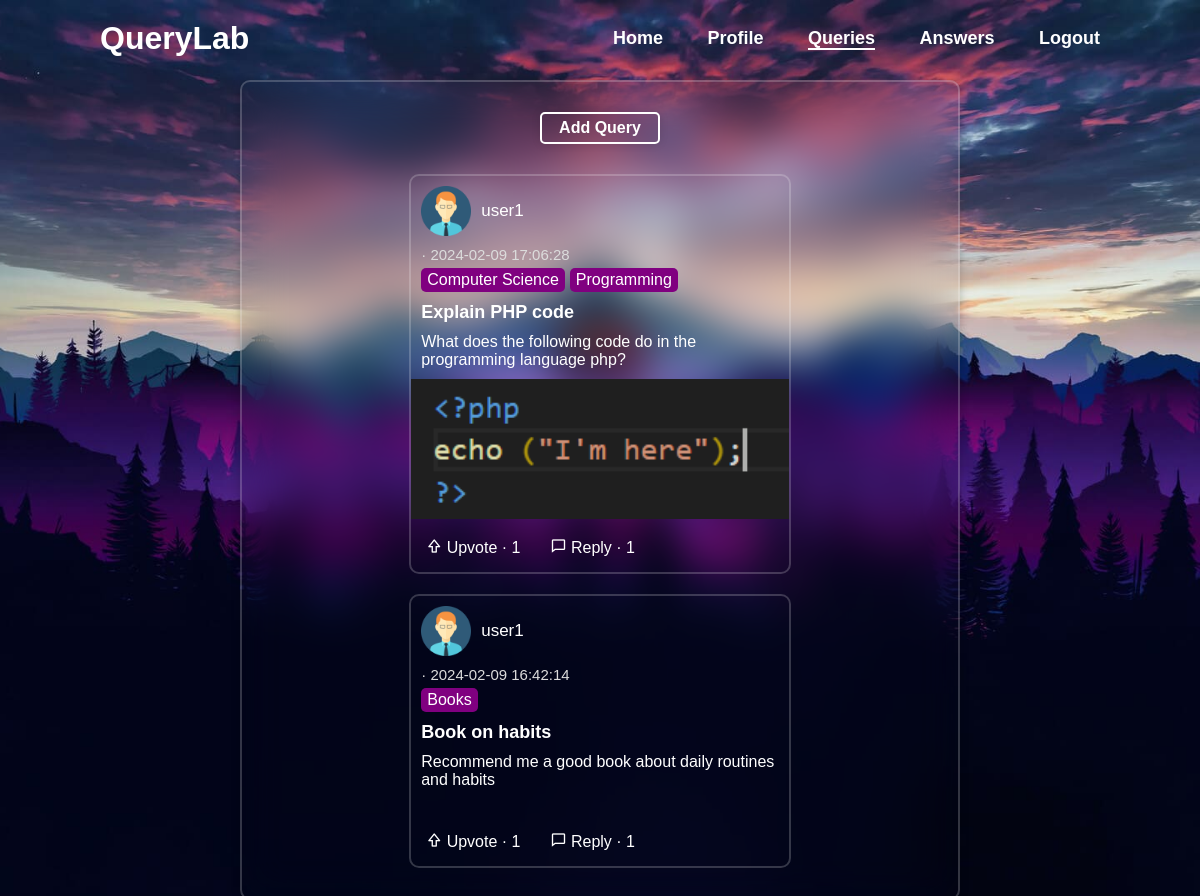
The app's page /public/queries/index (signed in) with its own data.
### tables this page shows
CREATE TABLE `post` (
  `id` int(11) NOT NULL,
  `title` varchar(256) NOT NULL,
  `text` text NOT NULL,
  `image` varchar(256) NOT NULL,
  `date` datetime NOT NULL DEFAULT current_timestamp(),
  `upvote_count` int(11) NOT NULL,
  `reply_count` int(11) NOT NULL,
  `user_id` int(11) NOT NULL
);

CREATE TABLE `tag` (
  `id` int(11) NOT NULL,
  `name` varchar(50) NOT NULL
);

### app/controllers/Queries.php (called while the page is built, shortened)
<?php
class Queries
{
	public function index()
	{
		$data = [];
		$user_id = $_SESSION['USER']->id;
		$post = new Post;
		$posts = $post->where(array('user_id' => $user_id));
		$up = new PostUpvote;
		$rows = [];
		foreach ($posts as $p) {
			$tags = $post->get_tags($p->id);
			$upvoted = $up->first(array('user_id' => $_SESSION['USER']->id, 'post_id' => $p->id));
			array_push($rows, array($p, $tags, $upvoted));
		}
		$data['rows'] = $rows;
		$this->view('queries', $data);
	}
}

### app/core/App.php (called while the page is built, shortened)
<?php
class App
{
	private $method 	= 'index';
	private function splitURL()
	{
		$URL = $_GET['url'] ?? 'home';
		$URL = explode("/", trim($URL,"/"));
		return $URL;
	}
	public function loadController()
	{
		$URL = $this->splitURL();
		$filename = "../app/controllers/".ucfirst($URL[0]).".php";
		if(file_exists($filename))
		{
			unset($URL[0]);
		}else{
			$filename = "../app/controllers/_404.php";
			require $filename;
			$this->controller = "_404";
		}
		$controller = new $this->controller;
		if(!empty($URL[1]))
		{
			if(method_exists($controller, $URL[1]))
			{
				$this->method = $URL[1];
				unset($URL[1]);
			}
		}
		call_user_func_array([$controller,$this->method], $URL);
	}
}

### public/index.php (called while the page is built, shortened)
<?php
$app = new App;
$app->loadController();

### app/core/Database.php (called while the page is built, shortened)
<?php
Trait Database
{
	private function connect()
	{
		$string = "mysql:hostname=".DBHOST.";dbname=".DBNAME;
		$con = new PDO($string,DBUSER,DBPASS);
		return $con;
	}
	public function query($query, $data = [])
	{
		$con = $this->connect();
		$stm = $con->prepare($query);
		$check = $stm->execute($data);
		if($check)
		{
			$result = $stm->fetchAll(PDO::FETCH_OBJ);
			if(is_array($result) && count($result))
			{
				return $result;
			}
		}
		return false;
	}
}

### app/core/Model.php (called while the page is built, shortened)
<?php
Trait Model
{
	protected $limit 		= 10;
	protected $offset 		= 0;
	protected $order_type 	= "desc";
	protected $order_column = "id";
	public function where($data, $data_not = [])
	{
		$keys = array_keys($data);
		$query = "select * from $this->table where ";
		foreach ($keys as $key) {
			$query .= $key . " = :". $key . " && ";
		}
		$query = trim($query," && ");
		$query .= " order by $this->order_column $this->order_type limit $this->limit offset $this->offset";
		$data = array_merge($data, $data_not);
		return $this->query($query, $data);
	}
}

### app/models/Post.php (called while the page is built, shortened)
<?php
class Post
{
    public function get_tags($post_id){
        $query = "SELECT tag.name FROM post INNER JOIN post_tag ON post.id = post_tag.post_id and post.id = $post_id INNER JOIN tag ON post_tag.tag_id = tag.id ORDER BY tag.name ASC";
        $result = $this->query($query);
        return $result;
    }
}

### app/views/queries.view.php (the view, shortened to what this page needs)
<!doctype html>
<html lang="en">
<head>
  <link href="<?= ROOT ?>/assets/css/style.css" rel="stylesheet">
  <link href="<?= ROOT ?>/assets/css/header.css" rel="stylesheet">
  <link href="<?= ROOT ?>/assets/css/queries.css" rel="stylesheet">
  <link href='https://unpkg.com/boxicons@2.1.4/css/boxicons.min.css' rel='stylesheet'>
</head>
<body class="text-center">
  <?php require($_SERVER["DOCUMENT_ROOT"] . '/QueryLab/app/views/header.view.php') ?>
  <div class="canvas">
    <a class="add-query" href="<?= ROOT ?>/Queries/add">Add Query</a>
    <div class="posts">
      <?php foreach ($rows as $row): ?>
        <?php
        $post = $row[0];
        $tags = $row[1];
        $upvoted = $row[2];
        ?>
        <div class="post">
          <div class="user-info">
            <img src="<?= ROOT . "/assets/images/" . $_SESSION['USER']->profile_image ?>" alt="">
            <a class="username" href="">
              <?= $_SESSION['USER']->username ?>
            </a>
          </div>
          <div class="post-info">
            <p class="date"> &middot;
              <?= $post->date ?>
            </p>
            <div class="tags">
              <?php foreach ($tags as $tag): ?>
                <p>
                  <?= $tag->name ?>
                </p>
              <?php endforeach; ?>
            </div>
            <p class="title">
              <?= $post->title ?>
            </p>
            <p class="text">
              <?= $post->text ?>
            </p>
            <img src="<?= ROOT ?>/assets/images/<?= $post->image ?>" alt="">
          </div>
          <div class="actions">
            <p id="<?= $post->id ?>" class="upvote <?= ($upvoted == true) ? 'upvoted' : '' ?>"
              onclick="update_upvote(<?= $post->id ?>, <?= $_SESSION['USER']->id ?>,)">
              <i class='bx bx-upvote'></i>
              Upvote &middot;
              <span class="upvote-count">
                <?= $post->upvote_count ?>
              </span>
            </p>
            <a class="reply" href="<?= ROOT ?>/answers/index/<?= $post->id ?>">
              <i class='bx bx-comment'></i>
              Reply &middot;
              <?= $post->reply_count ?>
            </a>
          </div>
        </div>
      <?php endforeach; ?>
    </div>
  </div>
</body>
</html>

### app/core/Controller.php (shortened to what this page needs)
<?php
Trait Controller
{
	public function view($name, $data = [])
	{
		$filename = "../app/views/".$name.".view.php";
		if(file_exists($filename))
		{
			require $filename;
		}else{
			$filename = "../app/views/404.view.php";
			require $filename;
		}
	}
}

### app/views/header.view.php (shortened to what this page needs)
<header class="header">
    <a href="<?= ROOT ?>/home/index" class="logo">QueryLab</a>
    <nav class="navbar">
        <a class="<?php active('home'); ?>" href="<?= ROOT ?>/home/index">Home</a>
        <a class="<?php if (!empty($user)) {
        } ?>"
            href="<?= ROOT ?>/profile/index/<?= $_SESSION['USER']->id ?>">Profile</a>
        <a class="<?php active('queries'); ?>" href="<?= ROOT ?>/queries/index">Queries</a>
        <a class="<?php active('answers'); ?>" href="<?= ROOT ?>/answers/all/<?= $_SESSION['USER']->id ?>">Answers</a>
        <a href="<?= ROOT ?>/logout/index">Logout</a>
    </nav>
</header>

### app/core/functions.php (shortened to what this page needs)
<?php
function active($current_page)
{
	$url_array = explode('/', $_SERVER['REQUEST_URI']);
	$url1 = lcfirst(end($url_array));
	$url2 = lcfirst(prev($url_array));
	$url3 = lcfirst(prev($url_array));
	if ($current_page == $url1 or $current_page == $url2 or $current_page == $url3) {
		echo 'active';
	}
}

### public/assets/css/style.css (style rules this page uses)
* { font-family: sans-serif, Arial, Helvetica; margin: 0; padding: 0; box-sizing: border-box; }
html { margin: 0; padding: 0; width: 100%; height: 100%; }
body { margin: 0; padding: 0; width: 100%; min-height: 100%; background: url('../images/LoginSignup.jpg') no-repeat; background-size: cover; background-position: center; background-attachment: fixed; }
a { text-decoration: none; }

### public/assets/css/header.css (style rules this page uses)
.header { position: fixed; top: 0; left: 0; width: 100%; padding: 20px 100px; background: transparent; display: flex; justify-content: space-between; align-items: center; z-index: 100; }
.logo { font-size: 32px; color: white; text-decoration: none; font-weight: 700; }
.navbar a { position: relative; font-size: 18px; color: white; font-weight: 700; text-decoration: none; margin-left: 40px; }
.navbar a::before { content: ''; position: absolute; top: 100%; left: 0; width: 0; height: 2px; background: white; transition: .3s; }
.active { border-bottom: 2px solid white; }

### public/assets/css/queries.css (style rules this page uses)
.canvas { display: flex; align-items: center; flex-direction: column; width: 60%; margin-top: 80px; margin-left: 20%; margin-bottom: 80px; background: transparent; border: 2px solid rgba(255, 255, 255, .2); backdrop-filter: blur(20px); box-shadow: 0 0 10px rgba(0, 0, 0, .2); color: #fff; border-radius: 10px; padding: 30px 40px; }
.canvas .add-query { display: flex; justify-content: center; align-items: center; min-width: 120px; height: 32px; border: 2px solid white; outline: none; border-radius: 5px; box-shadow: 0 0 10px rgba(0, 0, 0, .1); font-size: 16px; color: white; font-weight: 600; transition-duration: 0.3s; }
.canvas .posts { width: 60%; margin-top: 10px; }
.canvas .post { width: 100%; border: 2px solid rgba(255, 255, 255, .2); border-radius: 10px; margin-top: 20px; }
.canvas .post .user-info { display: flex; align-items: center; padding: 10px; }
.canvas .post .user-info img { width: 50px; height: 50px; margin-right: 10px; border-radius: 10px; }
.canvas .post .user-info .username { font-size: 17px; color: white; }
.canvas .post .post-info .date { margin-left: 10px; color: rgb(220, 220, 220); font-size: 15px; }
.canvas .post .post-info .tags { display: flex; flex-direction: row; align-items: center; margin: 5px 10px 0 10px; }
.canvas .post .post-info .tags p { display: inline-block; padding: 3px 6px; margin-right: 5px; background: purple; border-radius: 5px; }
.canvas .post .post-info .title { margin: 10px 0 0 10px; font-size: 18px; font-weight: 700; color: white; word-wrap: break-word; }
.canvas .post .post-info .text { padding: 10px; font-size: 16px; color: white; word-wrap: break-word; }
.canvas .post .post-info img { width: 100%; }
.canvas .post .actions { display: flex; padding: 10px; }
.canvas .post .actions .upvote { margin-right: 20px; color: white; padding: 5px; border-radius: 5px; cursor: pointer; }
.canvas .post .actions .reply { color: white; padding: 5px; border-radius: 5px; }

### records on screen
post: date "2024-02-09 17:06:28", title "Explain PHP code", text "What does the following code do in the programming language php?", image (picture), upvote_count "1", reply_count "1"
tag: name "Computer Science"
tag: name "Programming"
post: date "2024-02-09 16:42:14", title "Book on habits", text "Recommend me a good book about daily routines and habits", upvote_count "1", reply_count "1"
tag: name "Books"
